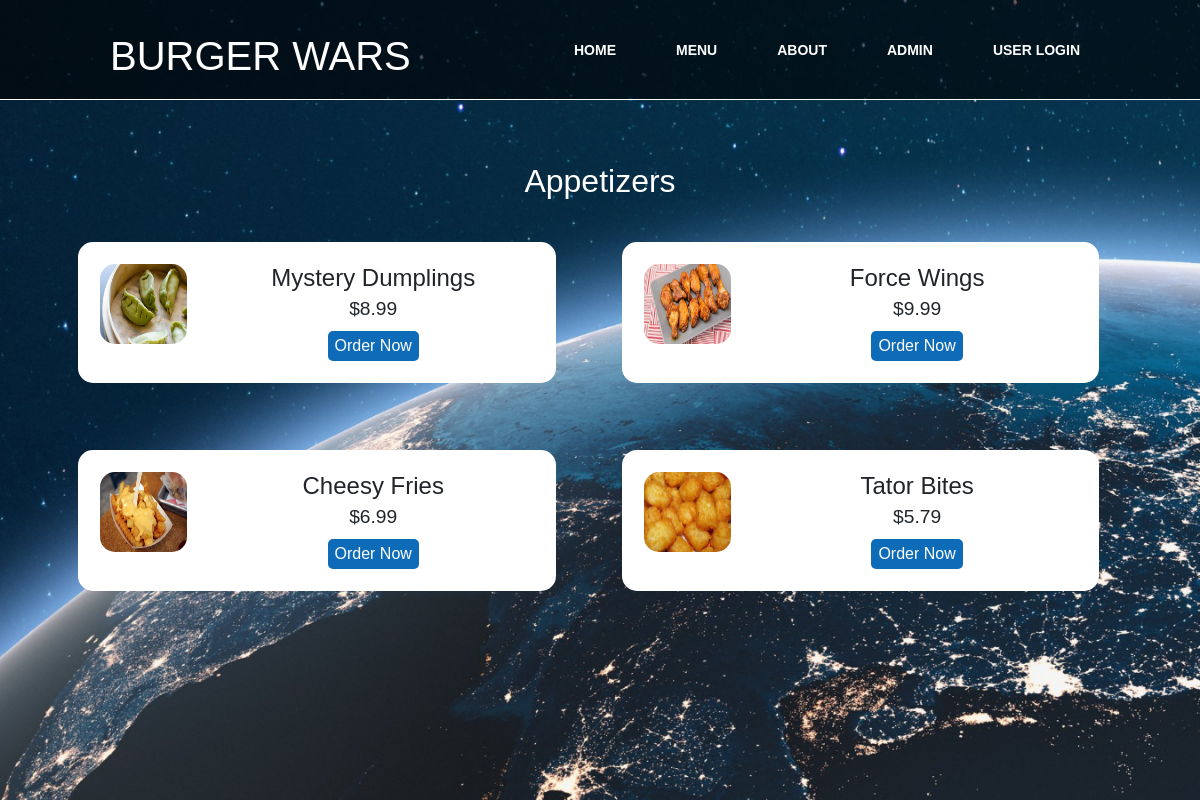
/appetitems, run on the app's committed database.
### burgerwars/models.py (models this page shows, shortened)
class Product(models.Model):
    product_name = models.CharField(max_length=50)
    product_price = models.DecimalField(max_digits=10, decimal_places=2)
    product_description = models.TextField()
    product_image = models.ImageField(max_length=200)
    product_type = models.CharField(max_length=6)

### burgerwars/views.py (the view)
# urls.py: path('appetitems', views.appetitems, name='appetitems'),
def appetitems(request):
    product = Product.objects.filter()
    return render(request, 'burgerwars/appetitems.html', {'products': product})

### burgerwars/templates/burgerwars/appetitems.html (shortened to what this page needs)
<!DOCTYPE html>
<html lang="en">
<head>
    <link rel="stylesheet" href="https://cdn.jsdelivr.net/npm/bootstrap@4.5.3/dist/css/bootstrap.min.css">
    <link rel="stylesheet" href="../../static/css/style2.css">
    <link rel="stylesheet" href="{% static "css/style1.css" %}" type="text/css">
</head>
<body>
<nav class="about">
    <div class="logoa"><h1>Burger Wars </h1></div>
    <ul>
        <li><a href="{% url 'burgerwars:home' %}">Home</a></li>
        <li><a href="{% url 'burgerwars:bwmenucat' %}">Menu</a></li>
        <li><a href="{% url 'burgerwars:about' %}">About</a></li>
        <li><a href="/admin">Admin</a></li>
        <li><a href="{% url 'login'%}?next={{request.path}}">User Login</a></li>
    </ul>
</nav>
<section>
    <div class="container" style="padding-top: 150px;"></div>
    <div class="container">
        <h2 class="text-center, text-white">Appetizers</h2>
        <tbody>
        {% for product in products %}
            <tr>
            {% if product.product_type == 'side' %}
                <div class="food-menu-box">
                    <div class="food-menu-img">
                        <img src="{% static "images/" %}{{ product.product_image }}" alt="image" class="img-responsive img-curve"width="100px" height="80px">
                    </div>
                    <div class="food-menu-desc">
                        <h4 class="product-name">{{ product.product_name }}</h4>
                        <p class="food-price">${{ product.product_price }}</p>
                        <a href="{% url 'burgerwars:itemdetails' pk=product.pk %}" class="btn btn-primary order-btn">Order Now</a>
                    </div>
                </div>
            {% endif %}
            </tr>
        {% endfor %}
        </tbody>
    </div>
</section>
</body>
</html>

### burgerwars/static/css/style2.css (style rules this page uses)
body { background-color: black; }
* { margin: 0 ; padding: 0 ; font-family: Arial, Helvetica, sans-serif; box-sizing: border-box; }
.img-responsive { width: 100%; }
.img-curve { border-radius: 15px; }
.text-white { color: white; }
a { color: #ff6b81; text-decoration: none; }
.btn { padding: 1%; border: none; font-size: 1rem; border-radius: 5px; }
.btn-primary { background-color: #ff6b81; color: white; cursor: pointer; }
.food-menu-box { width: 43%; margin: 3%; padding: 2%; float: left; background-color: white; border-radius: 15px; }
.food-menu-img { width: 20%; float: left; }
.food-menu-desc { width: 70%; float: left; margin-left: 8%; }
.food-price { font-size: 1.2rem; margin: 2% 0; }

### burgerwars/static/css/style1.css (style rules this page uses)
body { margin: 0; padding: 0; font-family: Arial; line-height: 1px; }
nav { position: fixed; top:0; left:0; width:100%; height: 100px; padding: 10px 90px; box-sizing: border-box; background: rgba(0,0,0,0.6); border-bottom: 1px solid #fff; }
nav .logoa { padding: 22px 20px; height: 80px; float: left; font-size:24px; font-weight: bold; text-transform: uppercase; color:#fff; }
nav ul { list-style: none; float: right; margin: 0; padding: 0; display: flex; }
nav ul li a { line-height: 80px; color:#fff; padding: 12px 30px; text-decoration: none; font-size: 14px; font-weight: bold; text-transform: uppercase; }
section { width:100%; height: 100vh; background: url(backhomepage.png); background-size: cover; background-position: center; margin: 0 auto; padding: 1%; text-align: center; }
.order-btn { margin-top: 6px; background-color: #0d6bb8; padding: 3px 7px; transition: .3s; }
.product-name { margin: 0; }
.food-price { line-height: 20px; }
nav { -webkit-touch-callout: none; -webkit-user-select: none; -khtml-user-select: none; -moz-user-select: none; -ms-user-select: none; user-select: none; }

### data on the page
Product: product_image (picture), product_name "Mystery Dumplings", product_price "8.99"
Product: product_image (picture), product_name "Force Wings", product_price "9.99"
Product: product_image (picture), product_name "Cheesy Fries", product_price "6.99"
Product: product_image (picture), product_name "Tator Bites", product_price "5.79"
